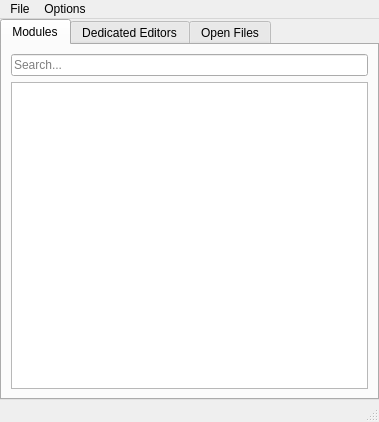
<?xml version="1.0" encoding="UTF-8"?>
<ui version="4.0">
 <class>MainWindow</class>
 <widget class="QMainWindow" name="MainWindow">
  <property name="geometry">
   <rect>
    <x>0</x>
    <y>0</y>
    <width>379</width>
    <height>422</height>
   </rect>
  </property>
  <property name="windowTitle">
   <string>MainWindow</string>
  </property>
  <widget class="QWidget" name="centralwidget">
   <layout class="QVBoxLayout" name="verticalLayout">
    <property name="leftMargin">
     <number>0</number>
    </property>
    <property name="topMargin">
     <number>0</number>
    </property>
    <property name="rightMargin">
     <number>0</number>
    </property>
    <property name="bottomMargin">
     <number>0</number>
    </property>
    <item>
     <widget class="QTabWidget" name="tabWidget">
      <property name="currentIndex">
       <number>0</number>
      </property>
      <widget class="QWidget" name="tab">
       <attribute name="title">
        <string>Modules</string>
       </attribute>
       <layout class="QVBoxLayout" name="verticalLayout_2">
        <item>
         <widget class="QLineEdit" name="search_field">
          <property name="placeholderText">
           <string>Search...</string>
          </property>
         </widget>
        </item>
        <item>
         <widget class="QTreeView" name="module_list_view"/>
        </item>
       </layout>
      </widget>
      <widget class="QWidget" name="tab_3">
       <attribute name="title">
        <string>Dedicated Editors</string>
       </attribute>
       <layout class="QVBoxLayout" name="verticalLayout_4">
        <item>
         <widget class="QListView" name="editors_list_view"/>
        </item>
       </layout>
      </widget>
      <widget class="QWidget" name="tab_2">
       <attribute name="title">
        <string>Open Files</string>
       </attribute>
       <layout class="QVBoxLayout" name="verticalLayout_3">
        <item>
         <widget class="QWidget" name="widget" native="true">
          <property name="layoutDirection">
           <enum>Qt::RightToLeft</enum>
          </property>
          <layout class="QHBoxLayout" name="horizontalLayout">
           <property name="leftMargin">
            <number>0</number>
           </property>
           <property name="topMargin">
            <number>0</number>
           </property>
           <property name="rightMargin">
            <number>0</number>
           </property>
           <property name="bottomMargin">
            <number>0</number>
           </property>
           <item>
            <spacer name="horizontalSpacer">
             <property name="orientation">
              <enum>Qt::Horizontal</enum>
             </property>
             <property name="sizeHint" stdset="0">
              <size>
               <width>40</width>
               <height>20</height>
              </size>
             </property>
            </spacer>
           </item>
           <item>
            <widget class="QPushButton" name="close_button">
             <property name="enabled">
              <bool>false</bool>
             </property>
             <property name="sizePolicy">
              <sizepolicy hsizetype="Minimum" vsizetype="Fixed">
               <horstretch>0</horstretch>
               <verstretch>0</verstretch>
              </sizepolicy>
             </property>
             <property name="maximumSize">
              <size>
               <width>16777215</width>
               <height>16777215</height>
              </size>
             </property>
             <property name="text">
              <string>Close</string>
             </property>
            </widget>
           </item>
          </layout>
         </widget>
        </item>
        <item>
         <widget class="QListView" name="file_list_view"/>
        </item>
       </layout>
      </widget>
     </widget>
    </item>
   </layout>
  </widget>
  <widget class="QMenuBar" name="menubar">
   <property name="geometry">
    <rect>
     <x>0</x>
     <y>0</y>
     <width>379</width>
     <height>26</height>
    </rect>
   </property>
   <widget class="QMenu" name="menuFile">
    <property name="title">
     <string>File</string>
    </property>
    <addaction name="action_save"/>
    <addaction name="action_reload"/>
    <addaction name="action_close"/>
    <addaction name="action_quit"/>
   </widget>
   <widget class="QMenu" name="menuOptions">
    <property name="title">
     <string>Options</string>
    </property>
   </widget>
   <addaction name="menuFile"/>
   <addaction name="menuOptions"/>
  </widget>
  <widget class="QStatusBar" name="statusbar"/>
  <action name="action_save">
   <property name="text">
    <string>Save</string>
   </property>
  </action>
  <action name="action_close">
   <property name="text">
    <string>Close</string>
   </property>
  </action>
  <action name="action_quit">
   <property name="text">
    <string>Quit</string>
   </property>
  </action>
  <action name="action_reload">
   <property name="text">
    <string>Reload</string>
   </property>
  </action>
  <action name="theme_menu">
   <property name="text">
    <string>Theme</string>
   </property>
  </action>
 </widget>
 <resources/>
 <connections/>
</ui>
